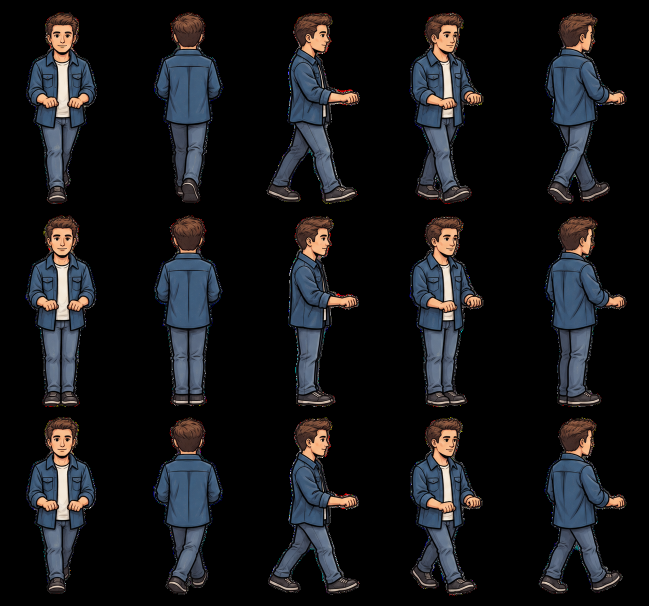
#> input picture docs/evidence/male-player-2026-09-19/raw/pushing.png, 1298 x 1212 px (shown at 1/2 size)
$ python -i register.py   (imports and definitions only)
#> lines starting #> are read from the running program, lines starting #| are printed output that depends on the picture
#!/usr/bin/env python3
"""Reproduce the male player's native sprites and family comparisons from saved generation."""

import argparse
import hashlib
import importlib.util
import io
import json
from pathlib import Path

from PIL import Image, ImageDraw, ImageOps
from PIL import __version__ as PILLOW_VERSION

HERE = Path(__file__).resolve().parent
ROOT = HERE.parents[2]
VIEWS = ("front", "back", "side", "front_diagonal", "back_diagonal")
POSES = ("a", "c", "b")
DIRECTIONS = ("back", "back_diagonal", "side", "front_diagonal", "front", "front_diagonal", "side", "back_diagonal")
LABELS = ("N", "NE", "E", "SE", "S", "SW", "W", "NW")


def digest(path):
    return hashlib.sha256(path.read_bytes()).hexdigest()


def rgba(path):
    with Image.open(path) as source:
        return source.convert("RGBA")


# [36 lines left out: functions centroid, config, not called in this run]


def build(data, input_paths=None):
    if data["pillow_version"] != PILLOW_VERSION:
        raise ValueError("Pillow version differs from the registration record")
    input_paths = input_paths or {}
    for path, expected in data["inputs"].items():
        source = ROOT / input_paths.get(path, path)
        if digest(source) != expected:
            raise ValueError(f"changed input: {path} ({source.relative_to(ROOT)})")
    module_spec = importlib.util.spec_from_file_location("neutral", ROOT / "tools/remove-checkerboard.py")
    neutral = importlib.util.module_from_spec(module_spec)
    module_spec.loader.exec_module(neutral)
    pictures, measurements, outputs = {}, {}, {}
    for state in ("pushing", "carrying"):
        atlas = rgba(HERE / f"raw/{state}.png")
        if list(atlas.size) != data["raw_dimensions"][state]:
            raise ValueError(f"raw dimensions changed: {state}")
        prefix = "carrying_" if state == "carrying" else ""
        for row, pose in enumerate(POSES):
            for col, view in enumerate(VIEWS):
                name = f"father_{prefix}{view}_{pose}"
                bounds = (
                    round(col * atlas.width / 5),
                    data["row_edges"][state][row],
                    round((col + 1) * atlas.width / 5),
                    data["row_edges"][state][row + 1],
                )
                cell = atlas.crop(bounds)
                extraction = "original alpha"
                if cell.getchannel("A").getextrema() == (255, 255):
                    mask = neutral.neutral_background_mask(cell)
                    alpha = cell.getchannel("A")
                    alpha.putdata([0 if background else a for background, a in zip(mask, alpha.tobytes(), strict=True)])
                    cell.putalpha(alpha)
                    extraction = "authorized neutral-region removal"
                # Sub-visible alpha-1 specks in the generator's empty margins are not a body
                # landmark. Crop around visible ink; retain the original alpha inside it.
                visible = cell.getchannel("A").point(lambda value: 255 if value > 1 else 0).getbbox()
                if visible is None:
                    raise ValueError(f"empty generated cell: {name}")
                figure = cell.crop(visible)
                factor = 45 / figure.height
                native_width = 24 if view in ("front", "back") else 26
                width = round(figure.width * factor * 12)
                if width > native_width * 12:
                    raise ValueError(f"pose too wide at full stature: {name}")
                figure = figure.resize((width, 45 * 12), Image.Resampling.LANCZOS)
                reference = rgba(ROOT / f"assets/illustrated/svg-transfer/rig/mother_{prefix}{view}_{pose}.png")
                x = round(centroid(reference) * 12 - centroid(figure))
                if x < 0 or x + width > native_width * 12:
                    raise ValueError(f"registered silhouette clips: {name}: {x}, {width}")
                high = Image.new("RGBA", (native_width * 12, 46 * 12))
                high.alpha_composite(figure, (x, 12))
                picture = high.resize((native_width, 46), Image.Resampling.LANCZOS)
                pictures[name] = picture
                outputs[f"rig/{name}.png"] = picture
                outputs[f"extracted/{name}.png"] = cell
                measurements[name] = {
                    "cell": bounds,
                    "visible_bounds": visible,
                    "generated_dimensions": cell.size,
                    "extraction": extraction,
                    "scale": factor,
                    "x_at_12x": x,
                    "y_at_12x": 12,
                    "native_dimensions": picture.size,
                    "native_alpha_bounds": picture.getchannel("A").getbbox(),
                }
    for state in ("pushing", "carrying"):
        prefix = "carrying_" if state == "carrying" else ""
        for compare in (False, True):
            cell_width = 76 if compare else 38
            sheet = Image.new("RGBA", (20 + cell_width * 8, 22 + 56 * 3), (100, 114, 120, 255))
            draw = ImageDraw.Draw(sheet)
            for col, label in enumerate(LABELS):
                draw.text((22 + col * cell_width, 1), label, fill="white")
            for row, pose in enumerate(POSES):
                draw.text((2, 36 + row * 56), pose.upper(), fill="white")
                for col, view in enumerate(DIRECTIONS):
                    male = pictures[f"father_{prefix}{view}_{pose}"]
                    members = [male]
                    if compare:
                        members.insert(
                            0, rgba(ROOT / f"assets/illustrated/svg-transfer/rig/mother_{prefix}{view}_{pose}.png")
                        )
                    for offset, member in enumerate(members):
                        if col >= 5:
                            member = ImageOps.mirror(member)
                        sheet.alpha_composite(
                            member, (20 + col * cell_width + offset * 38 + (38 - member.width) // 2, 22 + row * 56)
                        )
            name = f"{state}-{'female-male' if compare else 'male'}"
            outputs[f"{name}-native.png"] = sheet
            outputs[f"{name}-3x.png"] = sheet.resize((sheet.width * 3, sheet.height * 3), Image.Resampling.NEAREST)
    return outputs, measurements


# [74 lines left out: functions encoded, main, not called in this run]


# [2 lines not run here, left out]

>>> import cv2
>>> picture = cv2.imread('raw/pushing.png', cv2.IMREAD_GRAYSCALE)
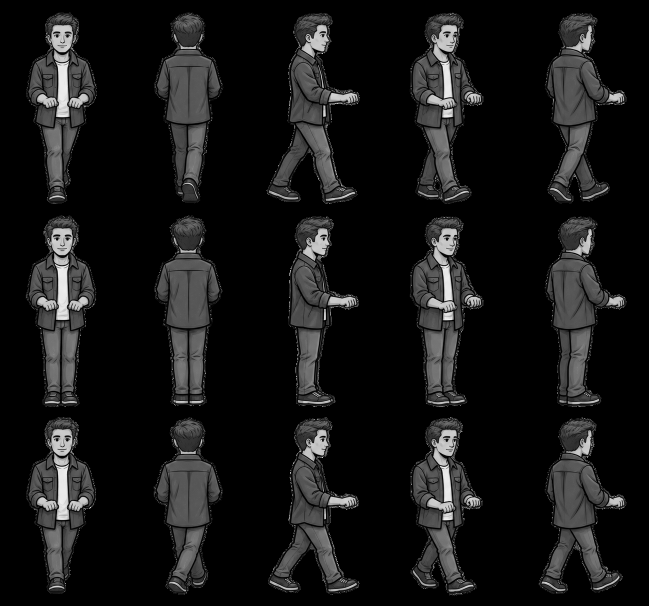
#> picture: shape (1212, 1298) (shown at 1/2 size); min 0, max 255, mean 22.6
#> (the run stopped early here; a loop or call above may not have finished)
